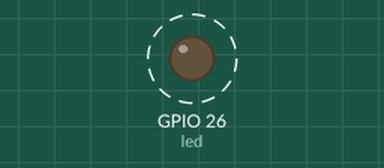
The sketch below on a simulated ESP32. Shown: output pins drawn as LEDs (lit = HIGH). Dashed ring = blinking.

Above: at 0.5 s.
Timing chart, 0 to 4.6 s (numbered marks = the images above):
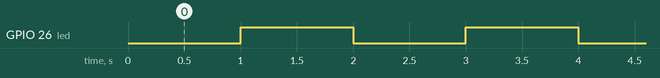

Measured:
- by itself, GPIO 26 (led): alternates HIGH for 1.0 s and LOW for 1.0 s

The sketch:

inturups.ino
```cpp
unsigned long previousMillis = 0;
const long interval = 1000;
const int led = 26;
int ledState = LOW;

void setup() {
  // put your setup code here, to run once:
  pinMode(led, OUTPUT);
}

void loop() {
  unsigned long currentMillis = millis();
  if (currentMillis - previousMillis >= interval ){
    previousMillis = currentMillis;


    if (ledState == LOW){
      ledState = HIGH;
      }else {
        ledState = LOW;
      }
      digitalWrite(led, ledState);
}
}
```
